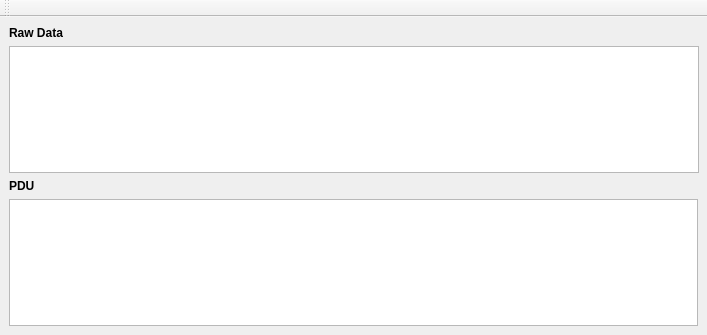
<?xml version="1.0" encoding="UTF-8"?>
<ui version="4.0">
 <class>BusMonitor</class>
 <widget class="QMainWindow" name="BusMonitor">
  <property name="windowModality">
   <enum>Qt::NonModal</enum>
  </property>
  <property name="geometry">
   <rect>
    <x>0</x>
    <y>0</y>
    <width>707</width>
    <height>335</height>
   </rect>
  </property>
  <property name="minimumSize">
   <size>
    <width>707</width>
    <height>335</height>
   </size>
  </property>
  <property name="windowTitle">
   <string>Bus Monitor</string>
  </property>
  <property name="windowIcon">
   <iconset>
    <normaloff>:/img/view-16.png</normaloff>:/img/view-16.png</iconset>
  </property>
  <widget class="QWidget" name="centralwidget">
   <layout class="QVBoxLayout" name="verticalLayout">
    <item>
     <layout class="QVBoxLayout" name="verticalLayout_2">
      <item>
       <widget class="QLabel" name="lblRawData">
        <property name="font">
         <font>
          <weight>75</weight>
          <bold>true</bold>
         </font>
        </property>
        <property name="text">
         <string>Raw Data</string>
        </property>
       </widget>
      </item>
      <item>
       <widget class="QListView" name="lstRawData">
        <property name="minimumSize">
         <size>
          <width>690</width>
          <height>100</height>
         </size>
        </property>
        <property name="font">
         <font>
          <pointsize>8</pointsize>
         </font>
        </property>
        <property name="editTriggers">
         <set>QAbstractItemView::NoEditTriggers</set>
        </property>
        <property name="alternatingRowColors">
         <bool>true</bool>
        </property>
        <property name="selectionMode">
         <enum>QAbstractItemView::SingleSelection</enum>
        </property>
        <property name="selectionBehavior">
         <enum>QAbstractItemView::SelectRows</enum>
        </property>
        <property name="selectionRectVisible">
         <bool>false</bool>
        </property>
       </widget>
      </item>
      <item>
       <widget class="QLabel" name="lblPDU">
        <property name="font">
         <font>
          <weight>75</weight>
          <bold>true</bold>
         </font>
        </property>
        <property name="text">
         <string>PDU</string>
        </property>
       </widget>
      </item>
      <item>
       <widget class="QPlainTextEdit" name="txtPDU">
        <property name="font">
         <font>
          <weight>50</weight>
          <bold>false</bold>
         </font>
        </property>
        <property name="tabChangesFocus">
         <bool>false</bool>
        </property>
        <property name="readOnly">
         <bool>true</bool>
        </property>
        <property name="textInteractionFlags">
         <set>Qt::NoTextInteraction</set>
        </property>
       </widget>
      </item>
     </layout>
    </item>
   </layout>
  </widget>
  <widget class="QToolBar" name="toolBar">
   <property name="windowTitle">
    <string>toolBar</string>
   </property>
   <attribute name="toolBarArea">
    <enum>TopToolBarArea</enum>
   </attribute>
   <attribute name="toolBarBreak">
    <bool>false</bool>
   </attribute>
  </widget>
  <action name="actionClear">
   <property name="icon">
    <iconset>
     <normaloff>:/img/remove-16.png</normaloff>:/img/remove-16.png</iconset>
   </property>
   <property name="text">
    <string>Clear</string>
   </property>
   <property name="toolTip">
    <string>Clear</string>
   </property>
   <property name="iconVisibleInMenu">
    <bool>true</bool>
   </property>
  </action>
  <action name="actionExit">
   <property name="icon">
    <iconset>
     <normaloff>:/img/close16.png</normaloff>:/img/close16.png</iconset>
   </property>
   <property name="text">
    <string>Exit</string>
   </property>
   <property name="toolTip">
    <string>Exit</string>
   </property>
  </action>
  <action name="actionSave">
   <property name="icon">
    <iconset>
     <normaloff>:/img/save-16.png</normaloff>:/img/save-16.png</iconset>
   </property>
   <property name="text">
    <string>Save</string>
   </property>
   <property name="toolTip">
    <string>Save</string>
   </property>
  </action>
  <action name="actionStart_Stop">
   <property name="checkable">
    <bool>true</bool>
   </property>
   <property name="icon">
    <iconset>
     <normaloff>:/img/run-16.png</normaloff>
     <normalon>:/img/stop-16.png</normalon>:/img/run-16.png</iconset>
   </property>
   <property name="text">
    <string>Start-Stop</string>
   </property>
   <property name="toolTip">
    <string>Start-Stop Monitor</string>
   </property>
  </action>
 </widget>
 <resources/>
 <connections/>
</ui>
